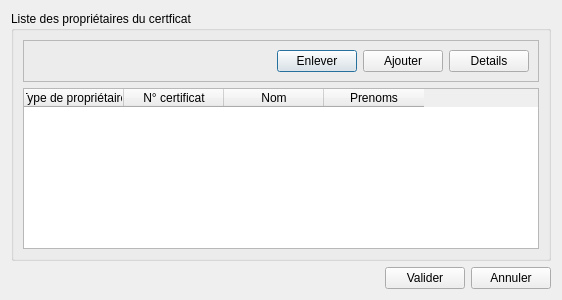
<?xml version="1.0" encoding="UTF-8"?>
<ui version="4.0">
 <class>Dialog</class>
 <widget class="QDialog" name="Dialog">
  <property name="geometry">
   <rect>
    <x>0</x>
    <y>0</y>
    <width>562</width>
    <height>300</height>
   </rect>
  </property>
  <property name="windowTitle">
   <string>Propriétaires du certificat</string>
  </property>
  <layout class="QVBoxLayout" name="verticalLayout_2">
   <item>
    <widget class="QGroupBox" name="groupBox">
     <property name="title">
      <string>Liste des propriétaires du certficat</string>
     </property>
     <layout class="QVBoxLayout" name="verticalLayout">
      <item>
       <widget class="QFrame" name="frame">
        <property name="frameShape">
         <enum>QFrame::StyledPanel</enum>
        </property>
        <property name="frameShadow">
         <enum>QFrame::Raised</enum>
        </property>
        <layout class="QHBoxLayout" name="horizontalLayout">
         <item>
          <spacer name="horizontalSpacer">
           <property name="orientation">
            <enum>Qt::Horizontal</enum>
           </property>
           <property name="sizeHint" stdset="0">
            <size>
             <width>40</width>
             <height>20</height>
            </size>
           </property>
          </spacer>
         </item>
         <item>
          <widget class="QPushButton" name="pushButtonEnlever">
           <property name="text">
            <string>Enlever</string>
           </property>
          </widget>
         </item>
         <item>
          <widget class="QPushButton" name="pushButtonAjouter">
           <property name="text">
            <string>Ajouter</string>
           </property>
          </widget>
         </item>
         <item>
          <widget class="QPushButton" name="pushButtonDetails">
           <property name="text">
            <string>Details</string>
           </property>
          </widget>
         </item>
        </layout>
       </widget>
      </item>
      <item>
       <widget class="QTableWidget" name="tableWidget">
        <column>
         <property name="text">
          <string>Type de propriétaire</string>
         </property>
        </column>
        <column>
         <property name="text">
          <string>N° certificat</string>
         </property>
        </column>
        <column>
         <property name="text">
          <string>Nom</string>
         </property>
        </column>
        <column>
         <property name="text">
          <string>Prenoms</string>
         </property>
        </column>
       </widget>
      </item>
     </layout>
    </widget>
   </item>
   <item>
    <layout class="QHBoxLayout" name="horizontalLayout_2">
     <item>
      <spacer name="horizontalSpacer_2">
       <property name="orientation">
        <enum>Qt::Horizontal</enum>
       </property>
       <property name="sizeHint" stdset="0">
        <size>
         <width>40</width>
         <height>20</height>
        </size>
       </property>
      </spacer>
     </item>
     <item>
      <widget class="QPushButton" name="pushButton_4">
       <property name="text">
        <string>Valider</string>
       </property>
      </widget>
     </item>
     <item>
      <widget class="QPushButton" name="pushButtonAnnuler">
       <property name="text">
        <string>Annuler</string>
       </property>
      </widget>
     </item>
    </layout>
   </item>
  </layout>
 </widget>
 <resources/>
 <connections/>
</ui>
